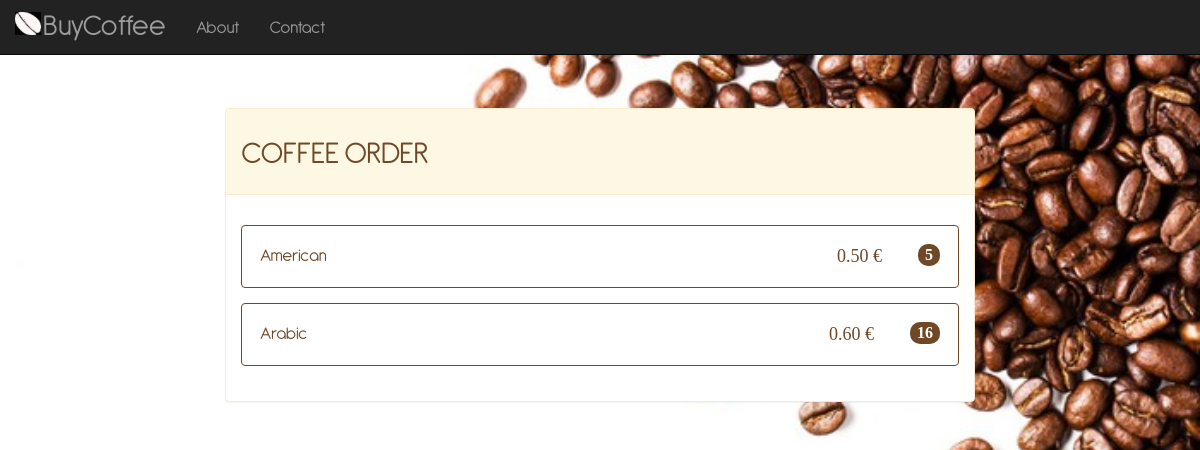
/coffee/, run on an earlier commit of the app's database.
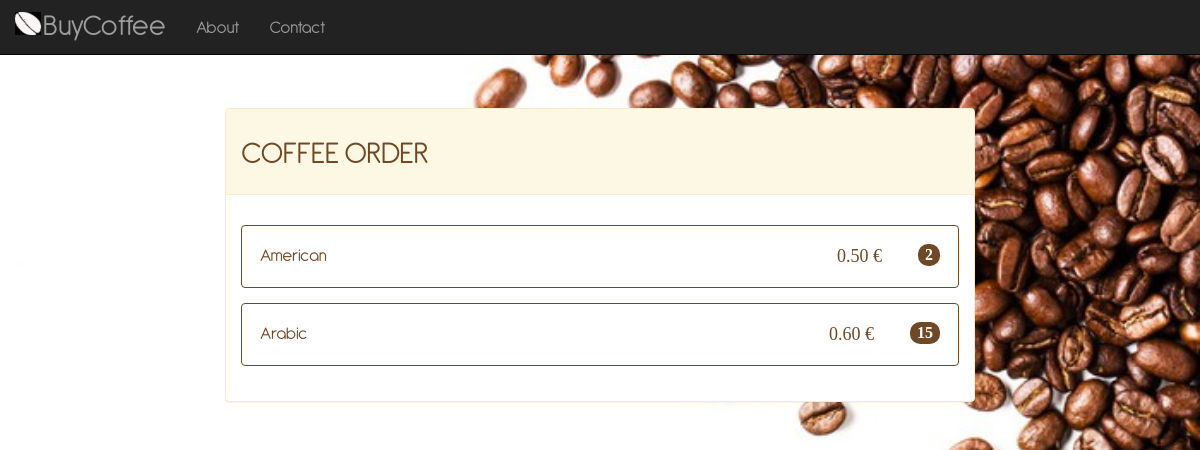
And on a later commit of the database.
### coffee/models.py (models this page shows, shortened)
class CoffeeCapsule(models.Model):
    AMERICAN = 'American'
    ARABIC = 'Arabic'
    COFFEE_CHOICES = (
        (AMERICAN, 'American'),
        (ARABIC, 'Arabic'),
    )
    coffeeType = models.CharField('Type', choices=COFFEE_CHOICES, max_length=25)
    additionDate = models.DateTimeField('addition date', default=timezone.now)
    expirationDate = models.DateTimeField('expiration date')
    coffeeDescription = models.TextField('Description', max_length=200, help_text="Insert a brief product description")
    coffeePrice = models.DecimalField('Price', max_digits=4, decimal_places=2, default=0.50)
    coffeeQuantity = models.PositiveSmallIntegerField('Quantity', default=1, editable=True)

### coffee/views.py (the view)
# urls.py: path('', views.IndexView.as_view(), name='index'),
class IndexView(generic.ListView):
    template_name = 'coffee/index.html'
    context_object_name = 'coffee_list'
    def get_queryset(self):
        return CoffeeCapsule.objects.all().values('coffeeType', 'coffeePrice').annotate(coffeeQuantity=Sum('coffeeQuantity'))

### coffee/templates/coffee/index.html (shortened to what this page needs)
<!doctype html>
<html>
    <head>
        {% load static %}
        <link href="{% static '/coffee/css/bootstrap.min.css' %}" rel="stylesheet" type="text/css">
        <link href="{% static '/coffee/css/custom.css' %}" rel="stylesheet" type="text/css">
    </head>
    <body>
    <nav class="navbar navbar-inverse navbar-fixed-top" role="navigation">
        <div class="container">
            <div class="navbar-header">
                <a class="navbar-brand" href="{% url 'index' %}">
                    BuyCoffee
                </a>
            </div>
            <div class="collapse navbar-collapse" id="bs-example-navbar-collapse-1">
                <ul class="nav navbar-nav">
                    <li>
                        <a href="{% url 'about' %}">About</a>
                    </li>
                    <li>
                        <a href="{% url 'contact' %}">Contact</a>
                    </li>
                </ul>
            </div>
        </div>
    </nav>
        <div class="container-fluid">
            <div class="panel panel-warning">
                <div class="panel-heading">
                    <h1>COFFEE ORDER</h1>
                </div>
                <div id="panel-index-body" class="panel-body">
                    {% load static %}
                    {% if coffee_list %}
                    <ul class="list-group">
                        {% for capsule in coffee_list %}
                            {% if capsule.coffeeQuantity is 0 %}
                                <button type="button" class="list-group-item disabled">
                                    <font color="#808080">{{ capsule.coffeeType }}</font>
                                    <span class="badge badge-primary badge-pill">No available</span>
                                </button>
                            {% else %}
                                <a class="nounderline" href="{% url 'payment' capsule.coffeeType %}">
                                    <button type="button" class="list-group-item">
                                        <font color="#6F4827">{{ capsule.coffeeType }}</font>
                                        <span class="badge badge-primary badge-pill">{{ capsule.coffeeQuantity }}</span>
                                        <span id="priceId">{{ capsule.coffeePrice }} €</span>
                                    </button>
                                </a>
                            {% endif %}
                        {% endfor %}
                    </ul>
                    {% else %}
                    <ul class="list-group-item-warning">Non ci sono cialde disponibili</ul>
                    {% endif %}
                </div>
            </div>
        </div>
                {% load static %}
    </body>
</html>

### coffee/static/coffee/css/custom.css (style rules this page uses)
h1 { text-align: left; font-family: Antipasto, Times, Serif; font-size: 32px; color: #6F4827; }
.nounderline { text-decoration-color: white; text-decoration: none !important; text-line-through-color: white; color: #6F4827; }
.list-group-item { color: #6F4827; border-color: #6F4827; text-line-through-color: #6F4827; margin-top: 2%; padding: 1em; font-size: large; }
.badge-primary { background-color: #6F4827; margin-right: auto; float: right; font-family: Times; font-size: medium; }
@media only screen and (min-width: 800px) { .container-fluid { max-width: 65%; margin-left: auto; margin-right: auto; padding-top: 6em; } }
@media only screen and (min-width: 800px) { .navbar-brand { font-size: 170%; padding: 18px 15px 0 28px; background-image: url(../image/download.png); background-repeat: no-repeat; background-size: 26px 23px; background-position: 0 12px; margin-left: 25%; } }
@media only screen and (min-width: 800px) { body { text-align: left; background-size: cover; background-repeat: no-repeat; font-family: Antipasto, Times, Serif; font-size: large; background-image: url("../image/sfondo1.jpg"); } }
.panel-body { background-color: transparent; }
#priceId { color: #6F4827; float: right; margin-right: 2em; font-family: Times; }
.navbar-nav { padding-top: 4px; }

What changed in the data, as far as the page shows it:
changed CoffeeCapsule "American": coffeeQuantity "5" → "2"
changed CoffeeCapsule "Arabic": coffeeQuantity "16" → "15"
